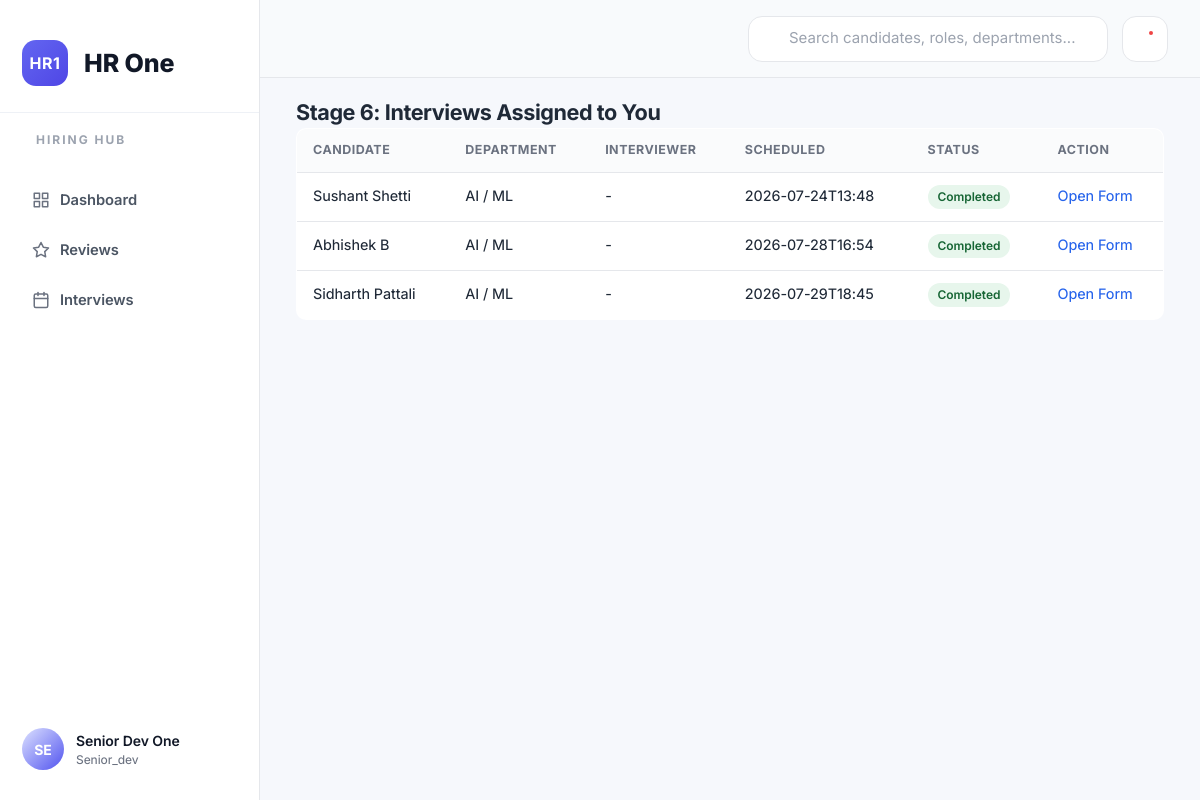
/ai-interview/senior/interviews (signed in), run on the app's committed database.
### app/core/models.py (models this page shows)
class User(Base):
    __tablename__ = "users"
    id: Mapped[int] = mapped_column(Integer, primary_key=True, index=True)
    username: Mapped[str] = mapped_column(String(50), unique=True, nullable=False, index=True)
    password_hash: Mapped[str] = mapped_column(String(255), nullable=False)
    role: Mapped[str] = mapped_column(String(30), nullable=False, index=True)
    full_name: Mapped[str] = mapped_column(String(120), nullable=False)
    skills: Mapped[str] = mapped_column(Text, default="")
    created_at: Mapped[datetime] = mapped_column(DateTime, default=datetime.utcnow)

class Interview(Base):
    __tablename__ = "interviews"
    id: Mapped[int] = mapped_column(Integer, primary_key=True)
    candidate_id: Mapped[int] = mapped_column(ForeignKey("candidates.id"), nullable=False)
    interviewer_id: Mapped[int] = mapped_column(ForeignKey("users.id"), nullable=False)
    scheduled_at: Mapped[str] = mapped_column(String(60), nullable=False)
    status: Mapped[str] = mapped_column(String(30), default="scheduled")
    created_by: Mapped[int] = mapped_column(ForeignKey("users.id"), nullable=False)
    created_at: Mapped[datetime] = mapped_column(DateTime, default=datetime.utcnow)
    candidate: Mapped[Candidate] = relationship(back_populates="interviews")
    scores: Mapped[list[InterviewScore]] = relationship(back_populates="interview")

class Candidate(Base):
    __tablename__ = "candidates"
    id: Mapped[int] = mapped_column(Integer, primary_key=True)
    name: Mapped[str] = mapped_column(String(150), nullable=False, index=True)
    email: Mapped[str] = mapped_column(String(150), nullable=True)
    phone: Mapped[str] = mapped_column(String(30), nullable=True, index=True)
    skills: Mapped[str] = mapped_column(Text, default="")
    flow: Mapped[str | None] = mapped_column(String(50), nullable=True, index=True)  # ai_hackathon_flow | ai_interview_flow
    stage: Mapped[int] = mapped_column(Integer, default=1, index=True)
    status: Mapped[str] = mapped_column(String(30), default="new", index=True)
    created_at: Mapped[datetime] = mapped_column(DateTime, default=datetime.utcnow)
    updated_at: Mapped[datetime] = mapped_column(DateTime, default=datetime.utcnow, onupdate=datetime.utcnow)
    department: Mapped[str | None] = mapped_column(String(50), nullable=True, index=True)
    screening: Mapped[CandidateScreening | None] = relationship(back_populates="candidate", uselist=False)
    decision: Mapped[CandidateDecision | None] = relationship(back_populates="candidate", uselist=False)
    submission: Mapped[Submission | None] = relationship(back_populates="candidate", uselist=False)
    interviews: Mapped[list[Interview]] = relationship(back_populates="candidate")

### app/routes/interview.py (the view)
@router.get(
    "/senior/interviews",
    name="senior_interviews",
    response_class=HTMLResponse,
)
def senior_interviews(
    request: Request,
    db: Session = Depends(get_db),
    user: User = Depends(require_role("senior_dev", "admin")),
):
    if user.role == "admin":
        rows = db.execute(
            select(Interview, User.full_name)
            .join(User, Interview.interviewer_id == User.id)
            .where(Interview.status.in_(["completed", "scheduled"]))
            .order_by(Interview.scheduled_at.desc())
        ).all()
        grouped = OrderedDict()
        for interview, interviewer_name in rows:
            key = (interview.candidate_id, interview.scheduled_at)
            if key not in grouped:
                grouped[key] = {
                    "interview": interview,       # representative row (candidate, scheduled_at, id, etc.)
                    "interviewer_names": [],
                    "statuses": set(),
                }
            grouped[key]["interviewer_names"].append(interviewer_name)
            grouped[key]["statuses"].add(interview.status)
        interviews = []
        for g in grouped.values():
            statuses = g["statuses"]
            merged_status = "scheduled" if "scheduled" in statuses else "completed"
            interviews.append({
                "interview": g["interview"],
                "interviewer_name": ", ".join(g["interviewer_names"]),
                "status": merged_status,
            })
    else:
        interviews = list(
            db.scalars(
                select(Interview)
                .where(Interview.interviewer_id == user.id)
                .order_by(Interview.scheduled_at)
            )
        )
    return templates.TemplateResponse(
        request,
        "senior_interviews.html",
        {
            "request": request,
            "user": user,
            "interviews": interviews,
        },
    )

### templates/senior_interviews.html
{% extends "base.html" %}
{% block content %}
<h2>
  {% if user.role == "admin" %}
    Interview Queue
  {% else %}
    Stage 6: Interviews Assigned to You
  {% endif %}
</h2>
<table class="table">
  <tr>
    <th>Candidate</th>
    <th>Department</th>
    <th>Interviewer</th>
    <th>Scheduled</th>
    <th>Status</th>
    <th>Action</th>
  </tr>
  {% if user.role == "admin" %}
    {% for row in interviews %}
    <tr>
      <td>{{ row.interview.candidate.name }}</td>
      <td>{{ row.interview.candidate.department or "-" }}</td>
      <td>{{ row.interviewer_name }}</td>
      <td>{{ row.interview.scheduled_at }}</td>
      <td>
        {% if row.status == "completed" %}
          <span class="badge badge-success">Completed</span>
        {% elif row.status == "scheduled" %}
          <span class="badge badge-warning">Scheduled</span>
        {% else %}
          <span class="badge badge-muted">{{ row.status|replace("_", " ")|title }}</span>
        {% endif %}
      </td>
      <td>
        {% if row.status == "completed" %}
          <a class="badge badge-success"
             href="{{ request.url_for('final_candidate_summary', candidate_id=row.interview.candidate.id).path }}">
            View Score
          </a>
        {% else %}
          <span class="badge badge-warning">No Score Yet</span>
        {% endif %}
      </td>
    </tr>
    {% endfor %}
  {% else %}
    {% for i in interviews %}
    <tr>
      <td>{{ i.candidate.name }}</td>
      <td>{{ i.candidate.department or "-" }}</td>
      <td>-</td>
      <td>{{ i.scheduled_at }}</td>
      <td>
        {% if i.status == "completed" %}
          <span class="badge badge-success">Completed</span>
        {% elif i.status == "scheduled" %}
          <span class="badge badge-warning">Scheduled</span>
        {% else %}
          <span class="badge badge-muted">{{ i.status|replace("_", " ")|title }}</span>
        {% endif %}
      </td>
      <td>
        <a href="{{ request.url_for('senior_interview_form', interview_id=i.id).path }}">
          Open Form
        </a>
      </td>
    </tr>
    {% endfor %}
  {% endif %}
</table>
{% endblock %}

### templates/_sidebar.html (shortened to what this page needs)
<aside class="sidebar">
    <div class="sidebar-brand">
        <div class="sidebar-logo">
            <div class="logo-icon">HR1</div>
            <div class="logo-text">
                HR One
            </div>
        </div>
    </div>
     <div class="sidebar-title">
            HIRING HUB
        </div>
  <nav>
    <ul class="sidebar-nav">
      <li>
        <a href="{{ request.url_for('dashboard').path }}">
          <svg class="icon" viewBox="0 0 24 24" fill="none" stroke="currentColor" stroke-width="2" stroke-linecap="round" stroke-linejoin="round"><rect x="3" y="3" width="7" height="7"/><rect x="14" y="3" width="7" height="7"/><rect x="3" y="14" width="7" height="7"/><rect x="14" y="14" width="7" height="7"/></svg>
          <span>Dashboard</span>
        </a>
      </li>
      {% if user.role in ["senior_dev", "admin"] %}
        <li>
          <a href="{{ request.url_for('senior_reviews').path }}">
            <svg class="icon" viewBox="0 0 24 24" fill="none" stroke="currentColor" stroke-width="2" stroke-linecap="round" stroke-linejoin="round"><polygon points="12 2 15.09 8.26 22 9.27 17 14.14 18.18 21.02 12 17.77 5.82 21.02 7 14.14 2 9.27 8.91 8.26 12 2"/></svg>
            <span>Reviews</span>
          </a>
        </li>
      {% endif %}
      {% if user.role in ["senior_dev", "admin"] %}
        <li>
          <a href="{{ request.url_for('senior_interviews').path }}">
            <svg class="icon" viewBox="0 0 24 24" fill="none" stroke="currentColor" stroke-width="2" stroke-linecap="round" stroke-linejoin="round"><rect x="3" y="4" width="18" height="18" rx="2" ry="2"/><line x1="16" y1="2" x2="16" y2="6"/><line x1="8" y1="2" x2="8" y2="6"/><line x1="3" y1="10" x2="21" y2="10"/></svg>
            <span>Interviews</span>
          </a>
        </li>
      {% endif %}
    </ul>
  </nav>
 <div class="sidebar-footer">
    <div class="sidebar-user">
        <div class="sidebar-user-avatar">
            {{ (user.full_name or "HR")[:2]|upper }}
        </div>
        <div class="sidebar-user-info">
            <div class="sidebar-user-name">
                {{ user.full_name }}
            </div>
            <div class="sidebar-user-role">
                {{ user.role|capitalize }}
            </div>
        </div>
    </div>
</div>
</aside>

### data on the page
User: full_name "SE", full_name "Senior Dev One", role "Senior_dev"
Interview: candidate.name "Sushant Shetti", candidate "AI / ML", scheduled_at "2026-07-24T13:48", status "Completed"
Interview: candidate.name "Abhishek B", candidate "AI / ML", scheduled_at "2026-07-28T16:54", status "Completed"
Interview: candidate.name "Sidharth Pattali", candidate "AI / ML", scheduled_at "2026-07-29T18:45", status "Completed"
